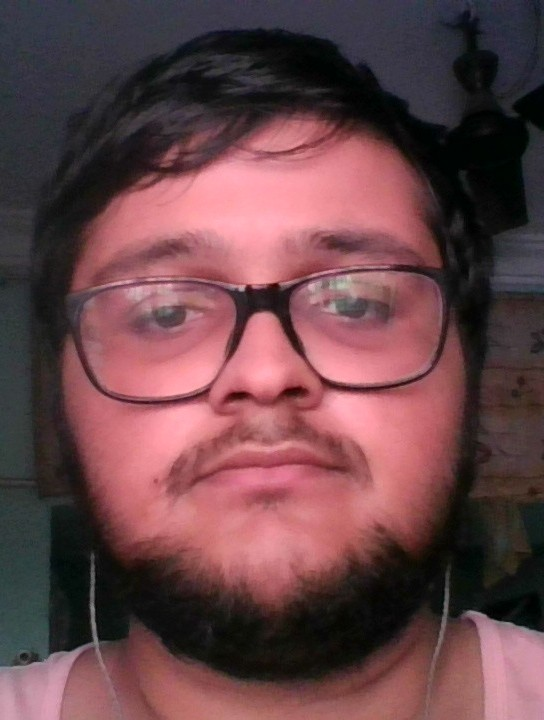
#> input picture dataset/Animesh.jpg, 544 x 720 px; its folder holds only this picture in this run
$ jupyter execute train_model.ipynb   (shell and % lines are left out)
#> lines starting #> are read from the running program, lines starting #| are printed output that depends on the picture
[cell 1]
import cv2
import numpy as np
from PIL import Image
import os

[cell 2]
path = "dataset"

recognizer = cv2.face.LBPHFaceRecognizer_create()

faces = []
ids = []
names = {}

[cell 3]
current_id = 0

for image_name in os.listdir(path):

    img_path = os.path.join(path, image_name)

    name = os.path.splitext(image_name)[0]

    img = Image.open(img_path).convert('L')
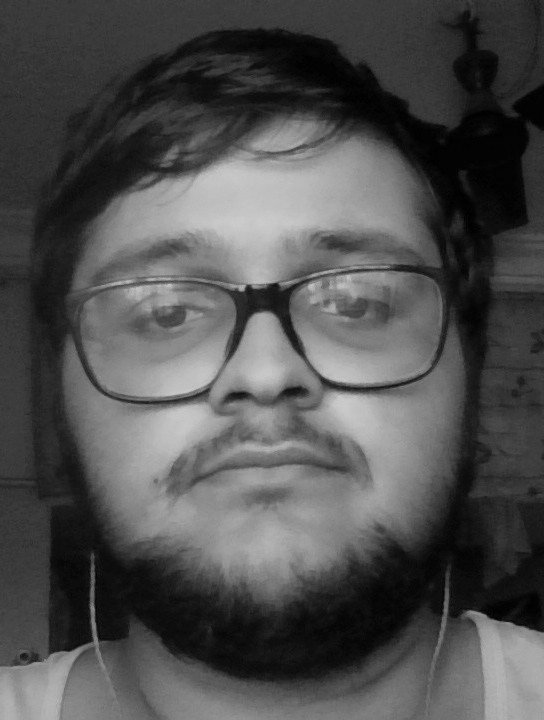
#> img: PIL image 544x720 L; min 0, max 204, mean 79.7
    img_numpy = np.array(img,'uint8')

    faces.append(img_numpy)

    ids.append(current_id)

    names[current_id] = name

    current_id += 1
ids = np.array(ids)

print("Training images loaded")
print(names)
